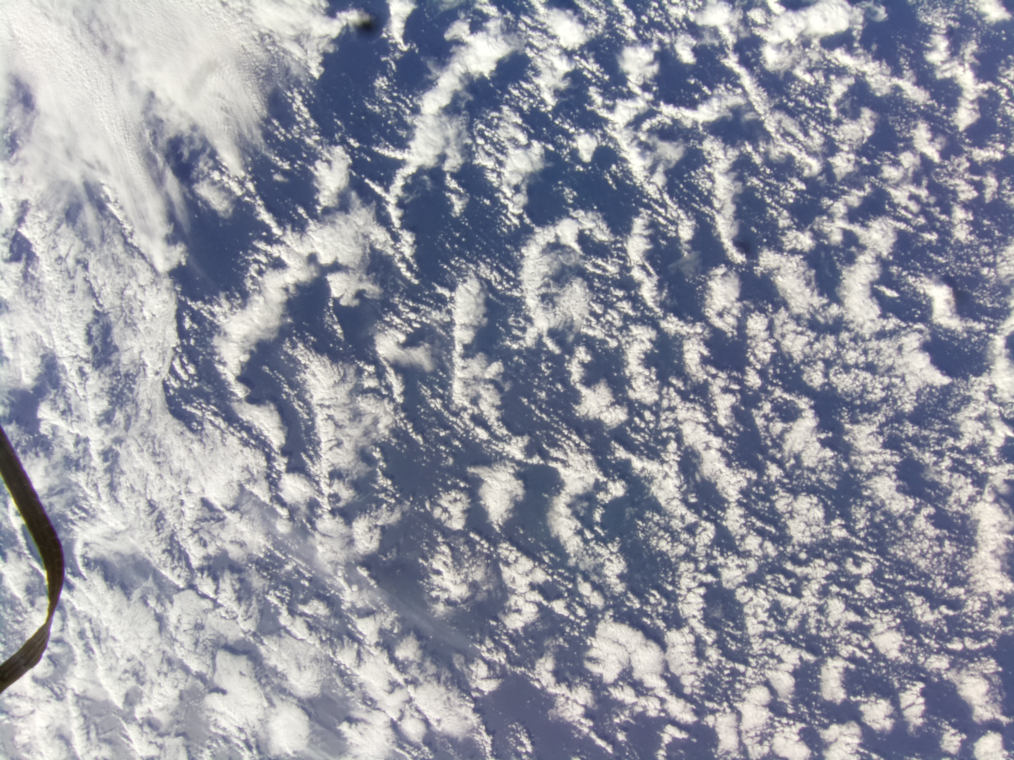
#> input picture Phase 4/CDOSR/CDOSR/Images/02_May_2023_04h13m06s/CDOSR_044648_0003.jpg, 2028 x 1520 px (shown at 1/2 size); its folder holds 4 pictures in this run
$ python crop.py
#> lines starting #> are read from the running program, lines starting #| are printed output that depends on the picture
from PIL import Image
import os

path = 'CDOSR/Images/02_May_2023_04h13m06s'
path_cropped = 'CDOSR/Images/Cropped'

for Img in os.listdir(path):
    BaseImg = Image.open(path + '/' + Img)
#> BaseImg is the input picture: PIL image 2028x1520 RGB; mean R, G, B 147.4, 149.4, 161.4
    CroppedImg = BaseImg.crop((0, 832, 575, 1407))
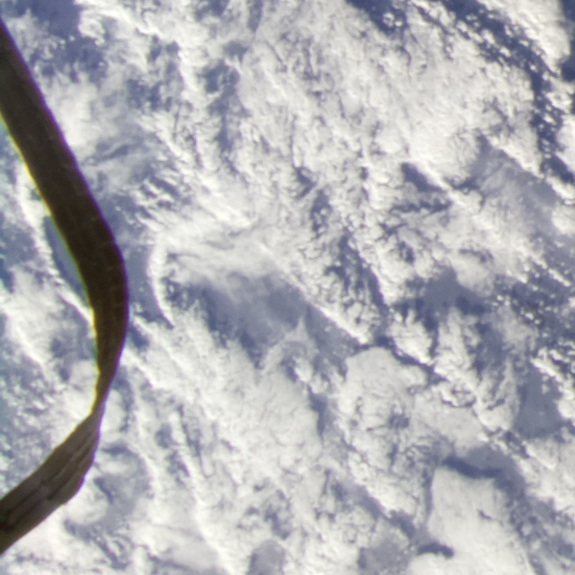
#> CroppedImg: PIL image 575x575 RGB; mean R, G, B 175.1, 175, 179.4
    CroppedImg.save(path_cropped + '/' + Img)
#> pass 2 of the loop `for Img in os.listdir(path):`:
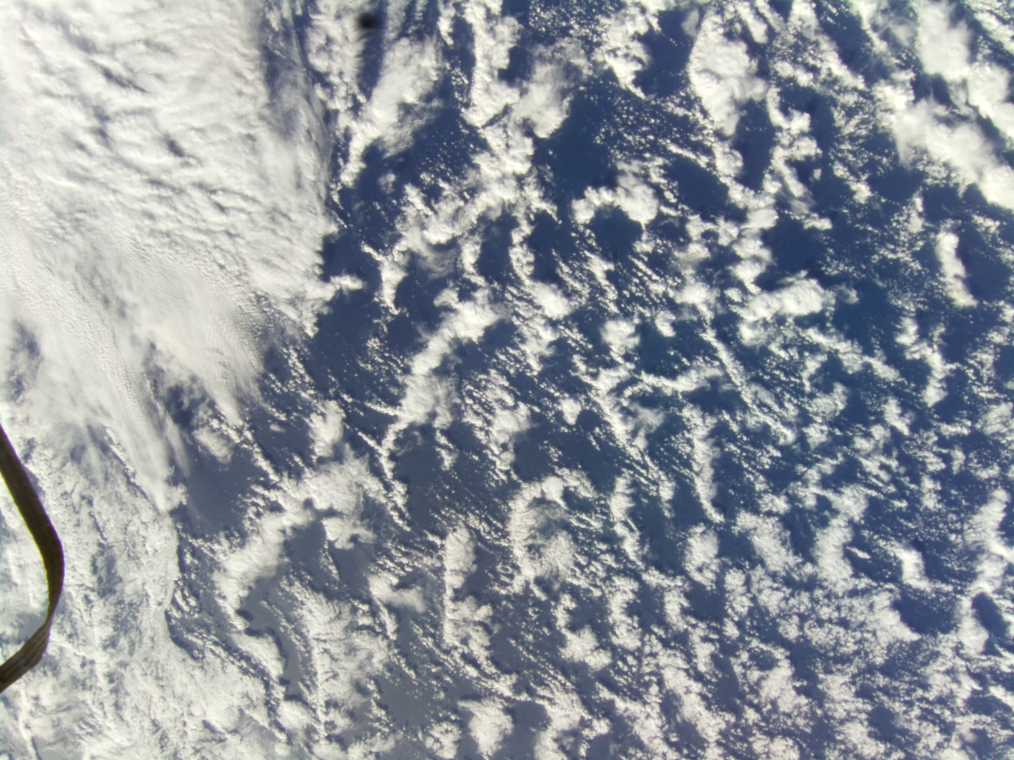
#> input picture Phase 4/CDOSR/CDOSR/Images/02_May_2023_04h13m06s/CDOSR_044708_0035.jpg, 2028 x 1520 px (shown at 1/2 size)
#> BaseImg is the input picture: PIL image 2028x1520 RGB; mean R, G, B 144.2, 149.5, 156.2
#> `CroppedImg = BaseImg.crop((0, 832, 575, 1407))`:
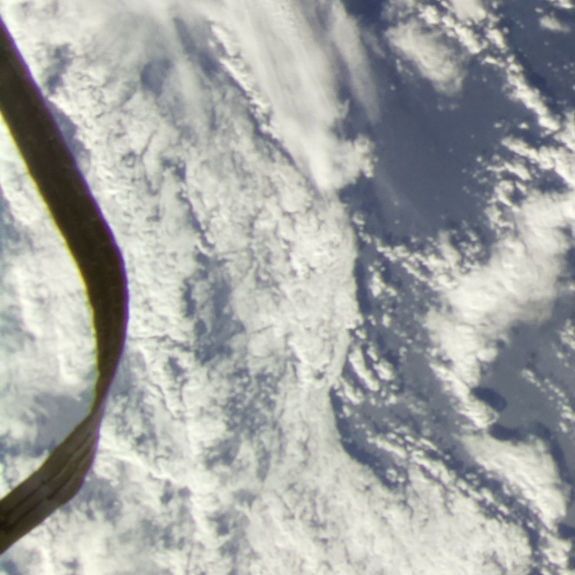
#> CroppedImg: PIL image 575x575 RGB; mean R, G, B 163.9, 165.9, 164
#> pass 3 of the loop `for Img in os.listdir(path):`:
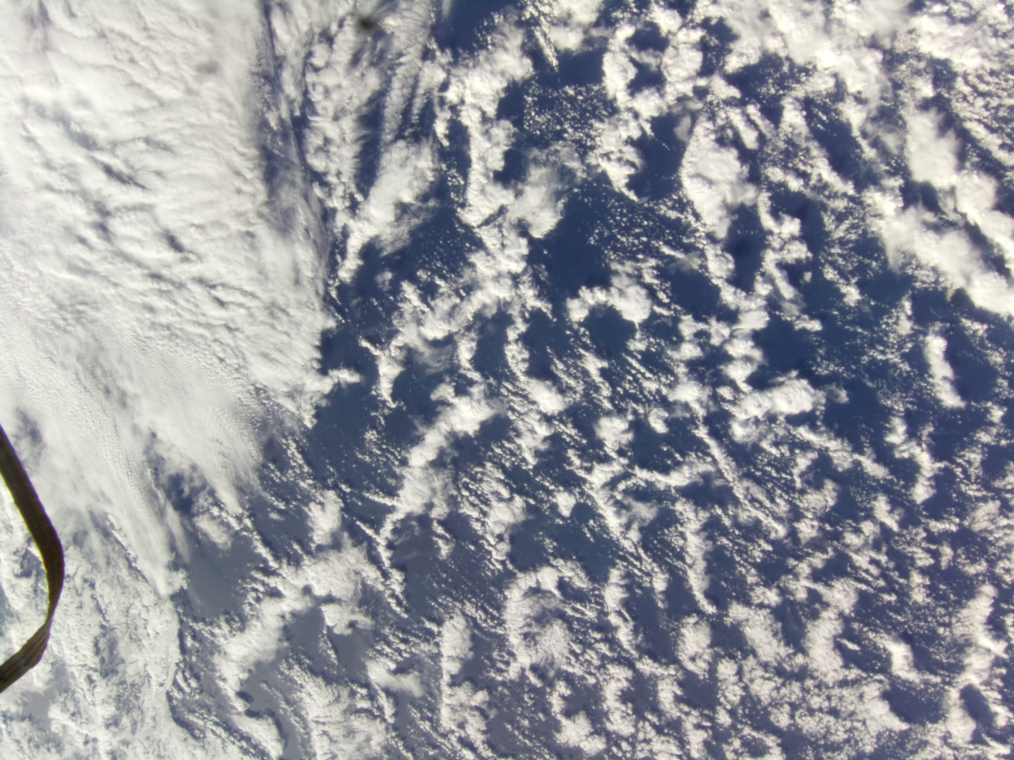
#> input picture Phase 4/CDOSR/CDOSR/Images/02_May_2023_04h13m06s/CDOSR_044715_0047.jpg, 2028 x 1520 px (shown at 1/2 size)
#> BaseImg is the input picture: PIL image 2028x1520 RGB; mean R, G, B 148.6, 150.4, 156.6
#> `CroppedImg = BaseImg.crop((0, 832, 575, 1407))`:
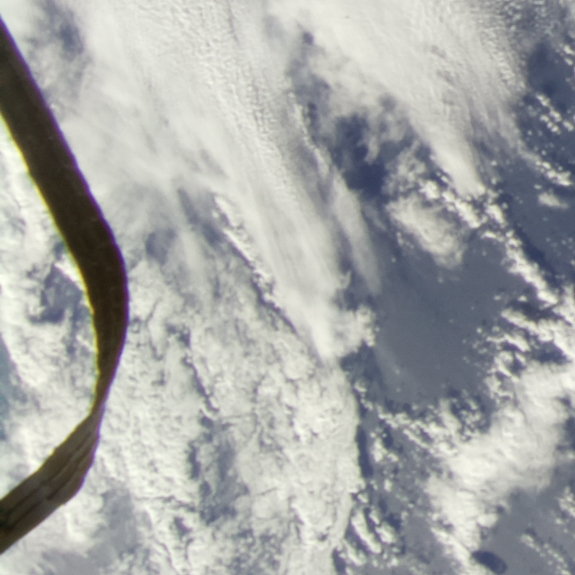
#> CroppedImg: PIL image 575x575 RGB; mean R, G, B 166.4, 167.8, 166.4
#> the loop made 4 passes; the first 3 are shown
